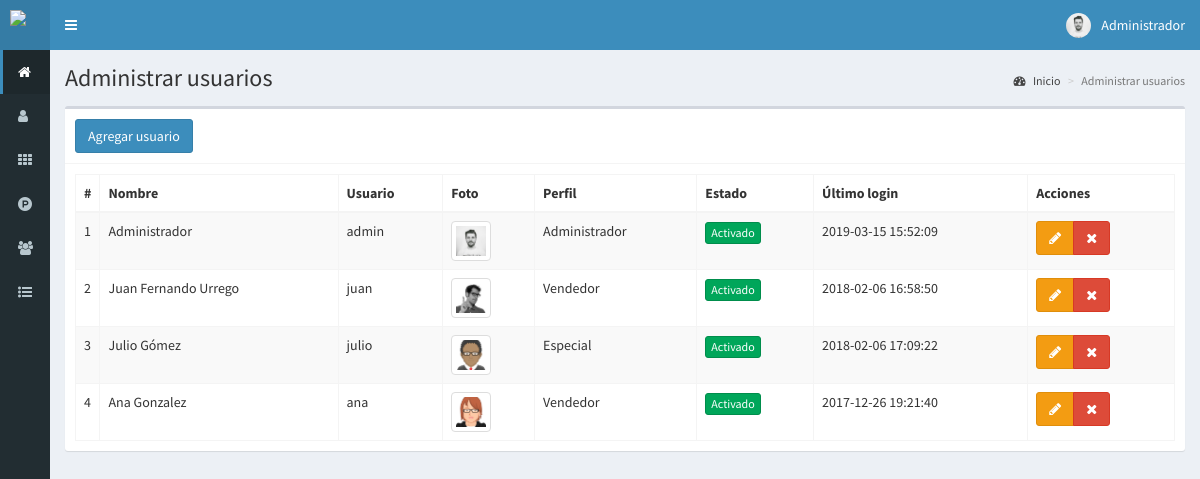
/usuarios (signed in), run on the app's committed database.
### tables this page shows
CREATE TABLE `usuarios` (
  `id` int(11) NOT NULL,
  `nombre` text NOT NULL,
  `usuario` text NOT NULL,
  `password` text NOT NULL,
  `perfil` text NOT NULL,
  `foto` text NOT NULL,
  `estado` int(11) NOT NULL,
  `ultimo_login` datetime NOT NULL,
  `fecha` timestamp NOT NULL DEFAULT CURRENT_TIMESTAMP ON UPDATE CURRENT_TIMESTAMP
);

### controladores/plantilla.controlador.php (called while the page is built)
<?php
class ControladorPlantilla{
	static public function ctrPlantilla(){
		include "vistas/plantilla.php";
	}
}

### index.php (called while the page is built, shortened)
<?php
require_once "controladores/plantilla.controlador.php";
require_once "controladores/usuarios.controlador.php";
require_once "controladores/ventas.controlador.php";
require_once "modelos/usuarios.modelo.php";
$plantilla = new ControladorPlantilla();
$plantilla -> ctrPlantilla();

### controladores/usuarios.controlador.php (called while the page is built, shortened)
<?php
class ControladorUsuarios{
	static public function ctrMostrarUsuarios($item, $valor){
		$tabla = "usuarios";
		$respuesta = ModeloUsuarios::MdlMostrarUsuarios($tabla, $item, $valor);
		return $respuesta;
	}
}

### modelos/conexion.php (called while the page is built)
<?php
class Conexion{
	static public function conectar(){
		$link = new PDO("mysql:host=localhost;dbname=pos",
			            "root",
			            "");
		$link->exec("set names utf8");
		return $link;
	}
}

### modelos/usuarios.modelo.php (called while the page is built, shortened)
<?php
require_once "conexion.php";
class ModeloUsuarios{
	static public function mdlMostrarUsuarios($tabla, $item, $valor){
		if($item != null){
			$stmt = Conexion::conectar()->prepare("SELECT * FROM $tabla WHERE $item = :$item");
			$stmt -> bindParam(":".$item, $valor, PDO::PARAM_STR);
			$stmt -> execute();
			return $stmt -> fetch();
		}else{
			$stmt = Conexion::conectar()->prepare("SELECT * FROM $tabla");
			$stmt -> execute();
			return $stmt -> fetchAll();
		}
	}
}

### vistas/modulos/usuarios.php (the view, shortened to what this page needs)
<div class="content-wrapper">
  <section class="content-header">
    <h1>
      Administrar usuarios
    </h1>
    <ol class="breadcrumb">
      <li><a href="inicio"><i class="fa fa-dashboard"></i> Inicio</a></li>
      <li class="active">Administrar usuarios</li>
    </ol>
  </section>
  <section class="content">
    <div class="box">
      <div class="box-header with-border">
        <button class="btn btn-primary" data-toggle="modal" data-target="#modalAgregarUsuario">
          Agregar usuario
        </button>
      </div>
      <div class="box-body">
       <table class="table table-bordered table-striped dt-responsive tablas" width="100%">
        <thead>
         <tr>
           <th style="width:10px">#</th>
           <th>Nombre</th>
           <th>Usuario</th>
           <th>Foto</th>
           <th>Perfil</th>
           <th>Estado</th>
           <th>Último login</th>
           <th>Acciones</th>
         </tr>
        </thead>
        <tbody>
        <?php
        $item = null;
        $valor = null;
        $usuarios = ControladorUsuarios::ctrMostrarUsuarios($item, $valor);
       foreach ($usuarios as $key => $value){
          echo ' <tr>
                  <td>'.($key+1).'</td>
                  <td>'.$value["nombre"].'</td>
                  <td>'.$value["usuario"].'</td>';
                  if($value["foto"] != ""){
                    echo '<td><img src="'.$value["foto"].'" class="img-thumbnail" width="40px"></td>';
                  }else{
                    echo '<td><img src="vistas/img/usuarios/default/anonymous.png" class="img-thumbnail" width="40px"></td>';
                  }
                  echo '<td>'.$value["perfil"].'</td>';
                  if($value["estado"] != 0){
                    echo '<td><button class="btn btn-success btn-xs btnActivar" idUsuario="'.$value["id"].'" estadoUsuario="0">Activado</button></td>';
                  }else{
                    echo '<td><button class="btn btn-danger btn-xs btnActivar" idUsuario="'.$value["id"].'" estadoUsuario="1">Desactivado</button></td>';
                  }
                  echo '<td>'.$value["ultimo_login"].'</td>
                  <td>
                    <div class="btn-group">
                      <button class="btn btn-warning btnEditarUsuario" idUsuario="'.$value["id"].'" data-toggle="modal" data-target="#modalEditarUsuario"><i class="fa fa-pencil"></i></button>
                      <button class="btn btn-danger btnEliminarUsuario" idUsuario="'.$value["id"].'" fotoUsuario="'.$value["foto"].'" usuario="'.$value["usuario"].'"><i class="fa fa-times"></i></button>
                    </div>
                  </td>
                </tr>';
        }
        ?>
        </tbody>
       </table>
      </div>
    </div>
  </section>
</div>

### data on the page
usuarios: nombre "Administrador", usuario "admin", foto (picture), perfil "Administrador", ultimo_login "2019-03-15 15:52:09"
usuarios: nombre "Juan Fernando Urrego", usuario "juan", foto (picture), perfil "Vendedor", ultimo_login "2018-02-06 16:58:50"
usuarios: nombre "Julio Gómez", usuario "julio", foto (picture), perfil "Especial", ultimo_login "2018-02-06 17:09:22"
usuarios: nombre "Ana Gonzalez", usuario "ana", foto (picture), perfil "Vendedor", ultimo_login "2017-12-26 19:21:40"

### other printed values
$_SESSION["nombre"] "Administrador"
